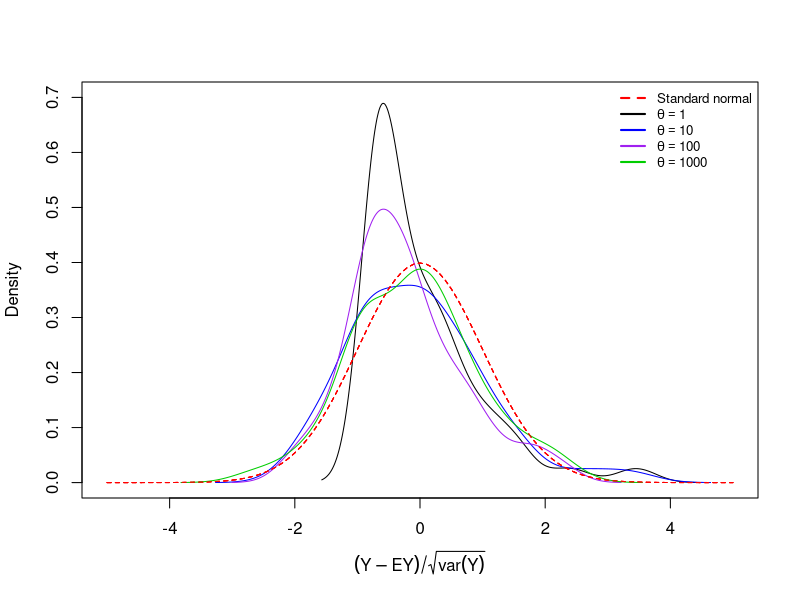
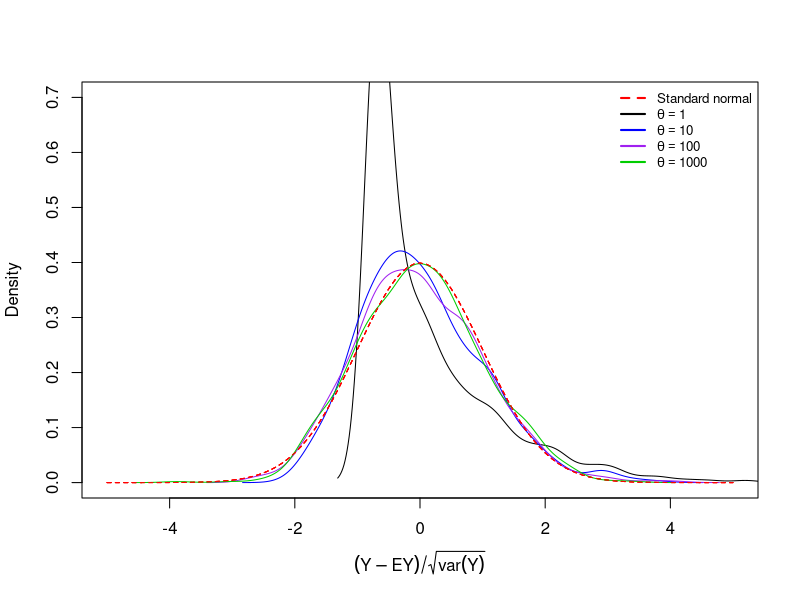
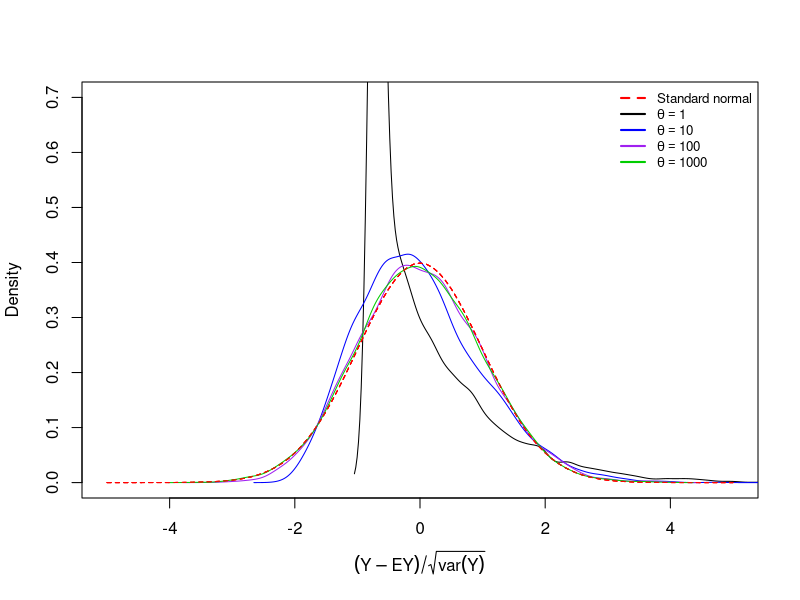
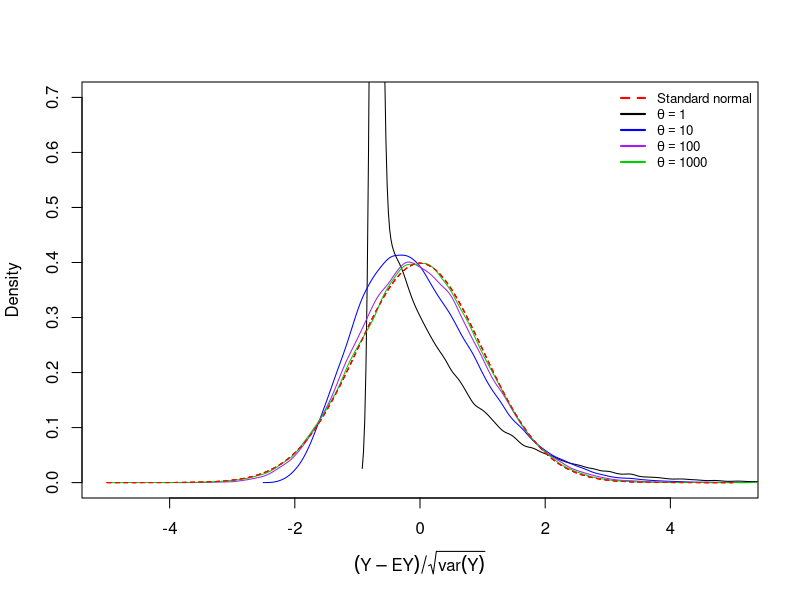

R code for these plots, in order:
set.seed(133)
m = c(1e2,1e3,1e4,1e5)
theta = c(1,1e1,1e2,1e3)
Color.name = c('black','blue','purple','green3')

par(cex.axis=1.5,cex.lab=1.5)

for(i in 1:4){ ## Varying m
  pdf(paste('GP',i,'.pdf'),8,6)
  plot(0,0,col='white', main = NULL, ylab = 'Density', xlab = expression( (Y-EY)/sqrt(var(Y))  ),
       xlim = c(-5,5), ylim = c(0,0.7) )
  legend('topright',legend = c('Standard normal', expression(theta==1),expression(theta==10),expression(theta==100),expression(theta==1000)),
         lwd=2,pt.cex=1.2,cex=0.8, lty = c(2,1,1,1,1),col=c('red',Color.name),y.intersp =1, bty = 'n')
  for (j in 1:4){ ## Varying theta
    rnd.N = rpois(m[i], theta[j])
    rnd.Y = rchisq(m[i], 2*rnd.N)
    Z = (rnd.Y - 2*theta[j])/sqrt(8*theta[j])
    lines( density( Z), col = Color.name[j] )
    lines( seq(-5,5,0.1),dnorm(seq(-5,5,0.1)) , col='red', lty = 2)
  }
  
  dev.off()
}
